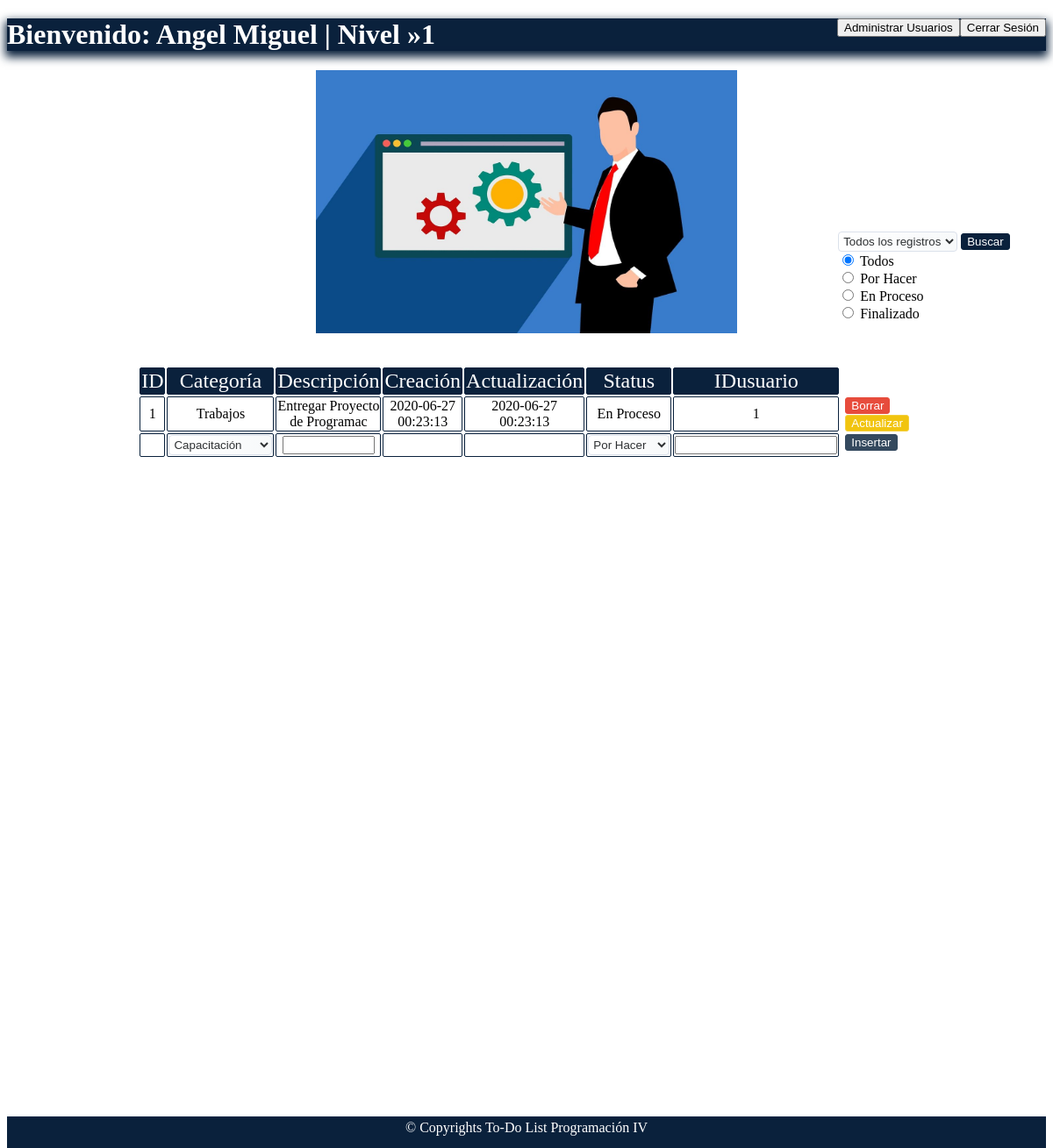
Page /Sistema/CRUD_ADMIN.php (signed in) on the committed database.
### tables this page shows
CREATE TABLE `tareas` (
  `ID` int(10) NOT NULL,
  `CATEGORIA` varchar(30) NOT NULL,
  `DESCRIPCION` varchar(30) NOT NULL,
  `FECHA_CREACION` timestamp NOT NULL DEFAULT current_timestamp(),
  `FECHA_ACTUALIZACION` timestamp NOT NULL DEFAULT current_timestamp(),
  `STATUS` varchar(30) NOT NULL,
  `USUARIO_ID` int(10) NOT NULL
);

### Sistema/CRUD_ADMIN.php (the view, shortened to what this page needs)
<!doctype html>
<html>
<head>
<link rel="stylesheet" type="text/css" href="CSS/hoja.css">
</head>
<body>
<div class="contenedor">
 <header class="headerusuarios">
   <h1>Bienvenido:  <?php echo $_SESSION["usuario"] ?> | Nivel »<?php echo $_SESSION["rol"]?><button style="position:relative;float:right;"><a href="../cierre.php" style="text-decoration:none;color:black;">Cerrar Sesión</a></button><button style="position:relative;float:right;"><a href="CRUD_ADMIN_USUARIOS.php" style="text-decoration:none;color:black;">Administrar Usuarios</a></button> </h1>
       <center><img src="imagenes/administrador.jpg" alt="" style="height:300px;width:30em;"></center>
   </header>
<?php
    include("conexion.php");
    $registros=$base->query("SELECT * FROM TAREAS")->fetchALL(PDO::FETCH_OBJ);
?>
   <form action="<?php echo $_SERVER['PHP_SELF'];?>" method="post">
      <div style="display:inline;position:relative;left:80%;top:-120px;">
      <select name="buscat" id="buscat">
         <option value="" selected="select">Todos los registros</option>
      </select>
       <input type="submit" name="buscador" id="enviar" value="Buscar" style="background:rgba(10, 33, 60);color:white;border:1px solid rgba(10, 33, 60);border-radius:3px 3px 3px 3px;"><br>
       <input type="radio" id="Todos" name="Sta" value="" required checked>
              <label for="Todos">Todos</label><br>
        <input type="radio" id="PorHacer" name="Sta" value="Por Hacer" required>
              <label for="PorHacer">Por Hacer</label><br>
          <input type="radio" id="EnProceso" name="Sta" value="En Proceso" required>
              <label for="EnProceso">En Proceso</label><br>
          <input type="radio" id="Finalizado" name="Sta" value="Finalizado" required>
              <label for="Finalizado">Finalizado</label>
        </div>
   </form>
 <form action="<?php echo $_SERVER['PHP_SELF'];?>" method="post">
  <table width="50%" border="0" align="center">
    <tr >
      <td class="primera_fila">ID</td>
      <td class="primera_fila">Categoría</td>
      <td class="primera_fila">Descripción</td>
      <td class="primera_fila">Creación</td>
      <td class="primera_fila">Actualización</td>
      <td class="primera_fila">Status</td>
      <td class="primera_fila">IDusuario</td>
    </tr>
<?php
    foreach($registros as $persona):?>
   	<tr>
      <td><?php echo $persona->ID?> </td>
      <td><?php echo $persona->CATEGORIA?></td>
      <td><?php echo $persona->DESCRIPCION?></td>
      <td><?php echo $persona->FECHA_CREACION?></td>
      <td><?php echo $persona->FECHA_ACTUALIZACION?></td>
      <td><?php echo $persona->STATUS?></td>
      <td><?php echo $persona->USUARIO_ID?></td>
      <td class="bot">
      <a href="borrar.php?ID=<?php echo $persona->ID?>">
      <input type='button' name='del' id='del' value='Borrar' style="background:rgba(231, 76, 60);color:white;border:1px solid rgba(231, 76, 60);border-radius:3px 3px 3px 3px;">
      </a>
      </td>
      <td class='bot'>
      <a href="EDITAR_ADMIN.php?ID=<?php echo $persona->ID?> & Cat=<?php echo $persona->CATEGORIA?> & Des=<?php echo $persona->DESCRIPCION?> & Sta=<?php echo $persona->STATUS?> & Usuid=<?php echo $persona->USUARIO_ID?>">
      <input type='button' name='up' id='up' value='Actualizar' style="background:rgba(241, 196, 15);color:white;border:1px solid rgba(244, 208, 63);border-radius:3px 3px 3px 3px;">
      </a>
      </td>
    </tr>
<?php
    endforeach;
?>
	<tr>
	<td></td>
      <td>
         <select name="Cat" id="Cat">
         <option value="Capacitación">Capacitación</option>
          </select>
      </td>
      <td><input type='text' name='Des' size='10' class='centrado' required></td>
      <td><input type='hidden' name='Cre' size='10' class='centrado'></td>
      <td><input type='hidden' name='Act' size='10' class='centrado'></td>
      <td>
          <select name="Sta" id="Sta">
              <option value="Por Hacer">Por Hacer</option>
          </select>
      </td>
       <td><input type='number' name='Usuid' size='10' class='centrado' required></td>
      <td class='bot'><input type='submit' name='cr' id='cr' value='Insertar' class="cr"  style="background:rgba(52, 73, 94);color:white;border:1px solid rgba(52, 73, 94);border-radius:3px 3px 3px 3px;"></td></tr>
  </table>
</form>
<p>&nbsp;</p>
 <footer class="footerusuarios">© Copyrights To-Do List Programación IV</footer>
</div>
</body>
</html>

### Sistema/CSS/hoja.css (style rules this page uses)
h1 { text-align:center; }
body { background-color:white; }
table { position: relative; top:-70px; }
table td { text-align:center; border:1px solid rgba(10, 33, 60 ); border-radius:2px 2px 2px 2px; }
table .bot { padding:0 5px; display:inline; border:0; }
table .primera_fila { font-size:1.5em; text-decoration:none; color:white; background-color:rgba(10, 33, 60 ); }
.centrado { text-align:center; }
.footerusuarios { background:rgba(10, 33, 60); font-family:Times; text-align: center; position:relative; top:39.4em; height:2em; color:white; border-top:4px ridge rgba(10, 33, 60,.05 ); }
.headerusuarios h1 { background:rgba(10, 33, 60 ); font-family:Times; text-align:left; position:relative; height:1em; color:white; z-index:1; border-bottom:5px solid rgba(10, 33, 60,.5); box-shadow:0px 5px 10px 2px rgba(10, 33, 60 ); }
select { border: 1px solid #DBE1EB; font-family: Arial, Verdana; padding-left: 1px; padding-right: 1px; padding-top: 2px; padding-bottom: 2px; border-radius: 4px; -moz-border-radius: 4px; -webkit-border-radius: 4px; -o-border-radius: 4px; background: #FFFFFF; background: linear-gradient(left, #FFFFFF, #F7F9FA); background: -moz-linear-gradient(left, #FFFFFF, #F7F9FA); background: -webkit-linear-gradient(left, #FFFFFF, #F7F9FA); background: -o-linear-gradient(left, #FFFFFF, #F7F9FA); color: #2E3133; }
select option { border: 1px solid #DBE1EB; border-radius: 4px; -moz-border-radius: 4px; -webkit-border-radius: 4px; -o-border-radius: 4px; }

### rows in the picture
tareas: ID "1", CATEGORIA "Trabajos", DESCRIPCION "Entregar Proyecto de Programac", FECHA_CREACION "2020-06-27 00:23:13", FECHA_ACTUALIZACION "2020-06-27 00:23:13", STATUS "En Proceso", USUARIO_ID "1"

### other values in the picture
$_SESSION["usuario"] "Angel Miguel"
$_SESSION["rol"] "1"
